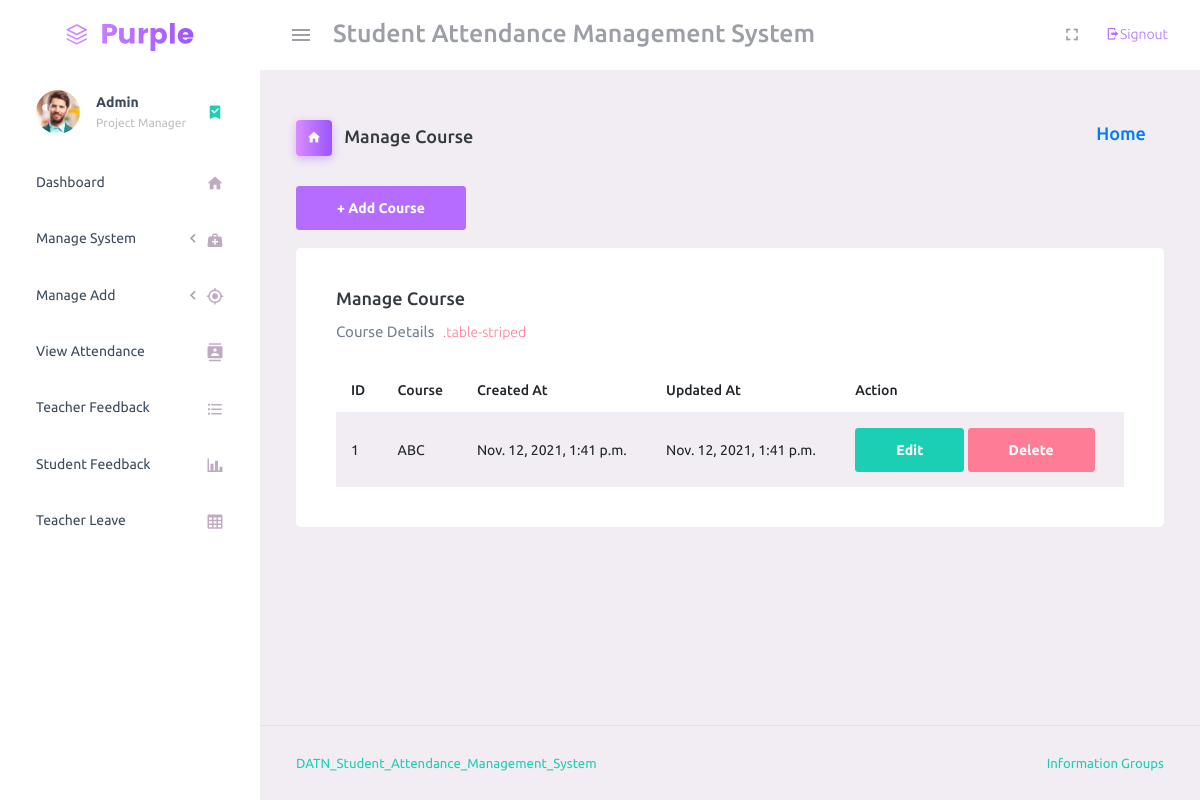
The page /manage_course/ (signed in) on the database as committed earlier.
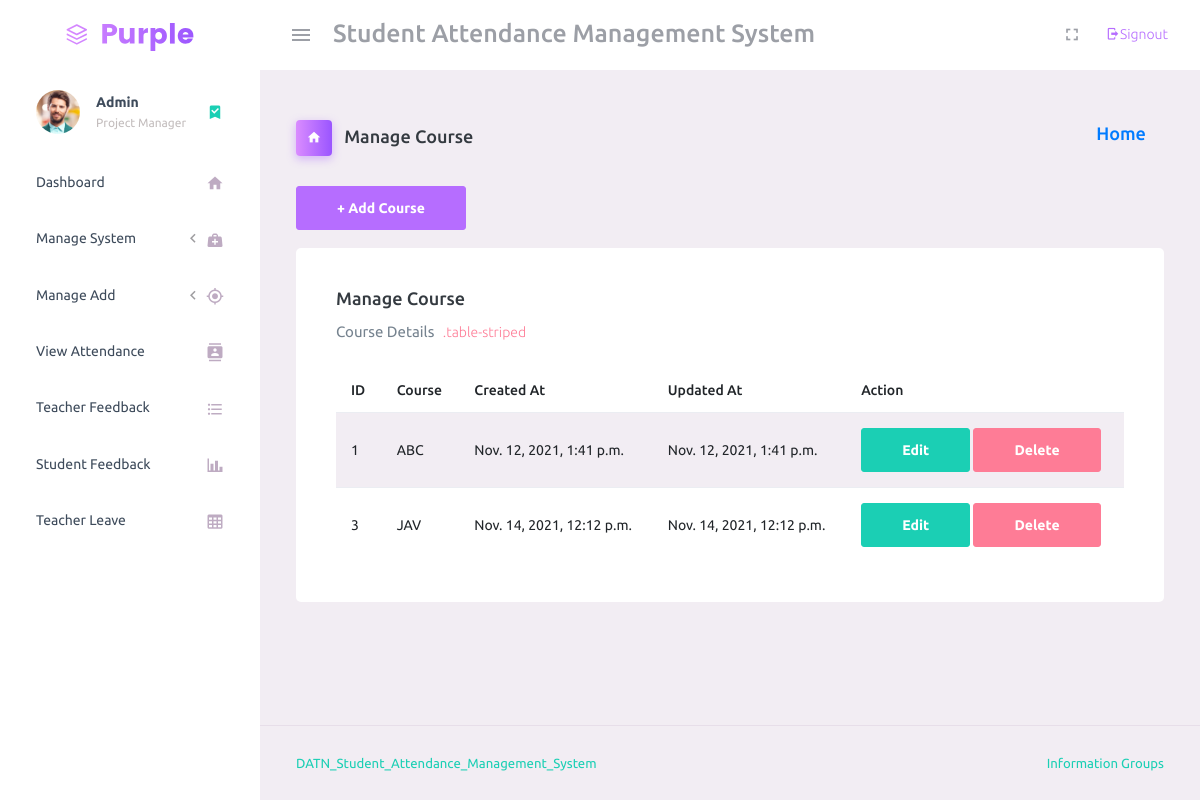
The same page on the database as committed later.
### student_management_app/models.py (models this page shows)
class Courses(models.Model):
    id = models.AutoField(primary_key=True)
    course_name = models.CharField(max_length=255)
    created_at = models.DateTimeField(auto_now_add=True)
    updated_at = models.DateTimeField(auto_now_add=True)
    objects = models.Manager()

### student_management_app/HodViews.py (the view)
# urls.py: path('manage_course/', HodViews.manage_course, name="manage_course"),
def manage_course(request):
    courses = Courses.objects.all()
    context = {
        "courses": courses
    }
    return render(request, 'hod_template/manage_course_template.html', context)

### student_management_app/LoginCheckMiddleWare.py (called while the page is built, shortened)
    def process_view(self, request, view_func, view_args, view_kwargs):
        modulename = view_func.__module__
        user = request.user
        if user.is_authenticated:
            if user.user_type == "1":
                if modulename == "student_management_app.HodViews":
                    pass
                elif modulename == "student_management_app.views" or modulename == "django.views.static":
                    pass
                else:
                    return redirect("admin_home")
            else:
                return redirect("login")
        else:
            if request.path == reverse("login") or request.path == reverse("doLogin"):
                pass
            else:
                return redirect("login")

### student_management_app/templates/hod_template/manage_course_template.html (shortened to what this page needs)
{% extends 'hod_template/base_template.html'%}
{% load static %}
{% block page_title %}
Manage Course
{% endblock page_title %}
{% block content %}
    <a class="btn btn-primary" href="{% url 'add_course' %}" role="button">+ Add Course</a> <br/>&nbsp;
    <div class="card">
        <div class="card-body">
          <h4 class="card-title">Manage Course</h4>
          <p class="card-description"> Course Details <code>.table-striped</code>
          </p>
          <table class="table table-striped p-0 card-body">
            <thead>
              <tr>
                <th> ID </th>
                <th> Course </th>
                <th>Created At</th>
                <th>Updated At</th>
                <th> Action </th>
              </tr>
            </thead>
            <tbody>
            {% for course in courses %}
                <tr>
                    <td> {{ course.id }}</td>
                    <td> {{ course.course_name }}</td>
                    <td>{{ course.created_at }}</td>
                    <td>{{ course.updated_at }}</td>
                    <td>
                      <a href="{% url 'edit_course' course.id %}" class="btn btn-success">Edit</a>
                      <input href="{% url 'delete_course' course.id %}" class="btn btn-danger" type="submit" value="Delete">
                    </td>
                </tr>
            {% endfor %}
            </tbody>
          </table>
        </div>
    </div>
{% endblock content %}

Rows that differ between the two databases and show on the page:
added Courses: id "3", course_name "JAV", created_at "Nov. 14, 2021, 12:12 p.m.", updated_at "Nov. 14, 2021, 12:12 p.m.", id "Delete"
